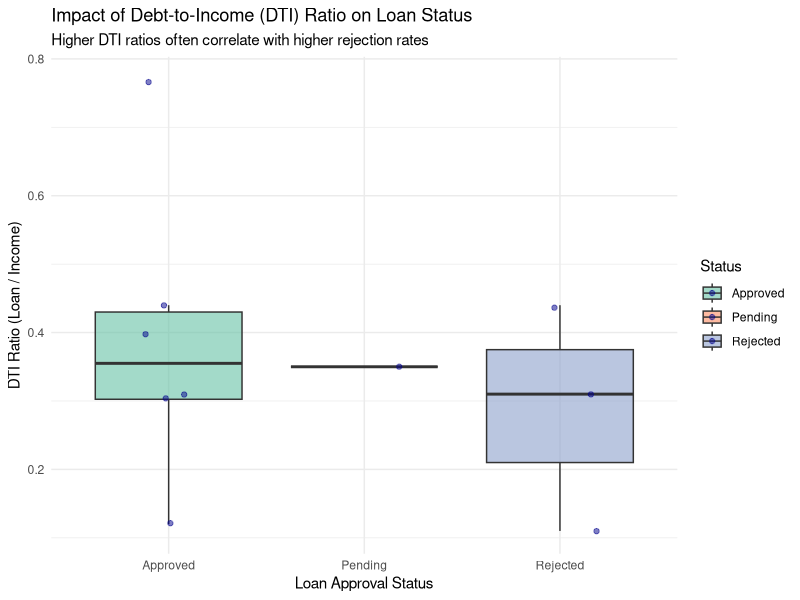

Recreate this plot in R.
library(tidyverse)
library(lubridate)

set.seed(789)
loan_data <- data.frame(
  Loan_ID = paste0("LN", 1001:1010),
  Customer_Name = c("  Arif Khan", "Sumaiya Akter  ", "Rahim Uddin", "  Nabil Ahmed", "Sajid ", "Farhana", "Alex ", "  Maria", "John Doe", "Unknown"),
  Age = c(25, 32, 110, 45, 19, NA, 38, -5, 50, 29),
  Annual_Income = c("50000", "65000", "NA", "80000", "45000", "72000", "0", "95000", "120000", "55000"),
  Loan_Amount = c(15000, 20000, 20000, 35000, NA, 25000, 50000, 10000, 15000, 22000),
  Interest_Rate = c("10%", "12%", "11.5%", "9%", "NA", "10.5%", "15%", "11%", "NA", "12%"),
  Loan_Status = c("Approved", "apprvd", "Rejected", "REJECTED", "Approved", "pending", "Approved", "rejected", "Approved", "Approved")
)


loan_data <- loan_data %>%
  mutate(
    Customer_Name = str_trim(Customer_Name),
    
    Loan_Status = str_to_title(str_trim(Loan_Status)),
    Loan_Status = ifelse(Loan_Status == "Apprvd", "Approved", Loan_Status),
    ) %>%
  
  mutate(
    Interest_Rate = as.numeric(str_remove(Interest_Rate, "%")),
    Annual_Income = as.numeric(Annual_Income)
  ) %>% 
  
  mutate(
    Age = ifelse(Age < 18 | Age > 80 | is.na(Age), 
                 median(Age, na.rm = TRUE),
                 Age),
    
    Annual_Income = ifelse(is.na(Annual_Income) | Annual_Income <= 0,
                           median(Annual_Income, na.rm = TRUE),
                           Annual_Income),
    
    Loan_Amount = ifelse(is.na(Loan_Amount),
                         median(Loan_Amount, na.rm = TRUE),
                         Loan_Amount),
    
    Interest_Rate = ifelse(is.na(Interest_Rate),
                           median(Interest_Rate, na.rm = TRUE),
                           Interest_Rate),
    DTI_Ratio = round(Loan_Amount / Annual_Income, 2)
  )
  
view(loan_data)

# Visualization: DTI Ratio based on Loan Status
ggplot(loan_data, aes(x = Loan_Status, y = DTI_Ratio, fill = Loan_Status)) +
  geom_boxplot(alpha = 0.6, outlier.shape = NA) +
  geom_jitter(width = 0.2, alpha= 0.5, color = "darkblue") +
  theme_minimal() + 
  labs(
    title = "Impact of Debt-to-Income (DTI) Ratio on Loan Status",
    subtitle = "Higher DTI ratios often correlate with higher rejection rates",
    x = "Loan Approval Status",
    y = "DTI Ratio (Loan / Income)",
    fill = "Status"
  ) + 
  scale_fill_brewer(palette = "Set2")





